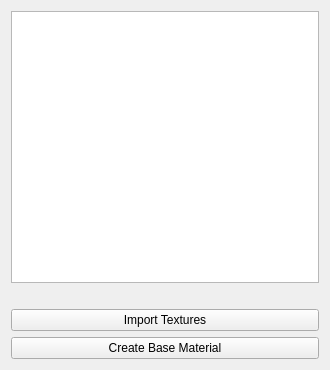
<?xml version="1.0" encoding="UTF-8"?>
<ui version="4.0">
 <class>wg_tex</class>
 <widget class="QWidget" name="wg_tex">
  <property name="geometry">
   <rect>
    <x>0</x>
    <y>0</y>
    <width>330</width>
    <height>370</height>
   </rect>
  </property>
  <property name="windowTitle">
   <string>Form</string>
  </property>
  <layout class="QVBoxLayout" name="verticalLayout_2">
   <item>
    <layout class="QVBoxLayout" name="verticalLayout" stretch="0,0,0,0">
     <property name="bottomMargin">
      <number>0</number>
     </property>
     <item>
      <widget class="QListWidget" name="list_textures">
       <property name="selectionMode">
        <enum>QAbstractItemView::ExtendedSelection</enum>
       </property>
      </widget>
     </item>
     <item>
      <spacer name="horizontalSpacer">
       <property name="orientation">
        <enum>Qt::Horizontal</enum>
       </property>
       <property name="sizeHint" stdset="0">
        <size>
         <width>40</width>
         <height>20</height>
        </size>
       </property>
      </spacer>
     </item>
     <item>
      <widget class="QPushButton" name="btn_import_textures">
       <property name="text">
        <string>Import Textures</string>
       </property>
      </widget>
     </item>
     <item>
      <widget class="QPushButton" name="btn_create_material">
       <property name="text">
        <string>Create Base Material</string>
       </property>
      </widget>
     </item>
    </layout>
   </item>
  </layout>
 </widget>
 <resources/>
 <connections/>
</ui>
